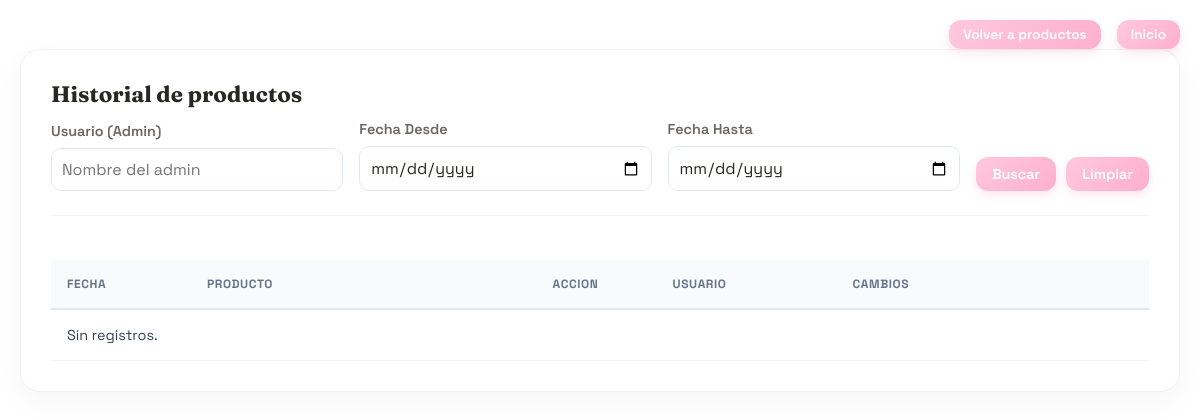
Before: /php/historial_productos.php (signed in) with the older database file.
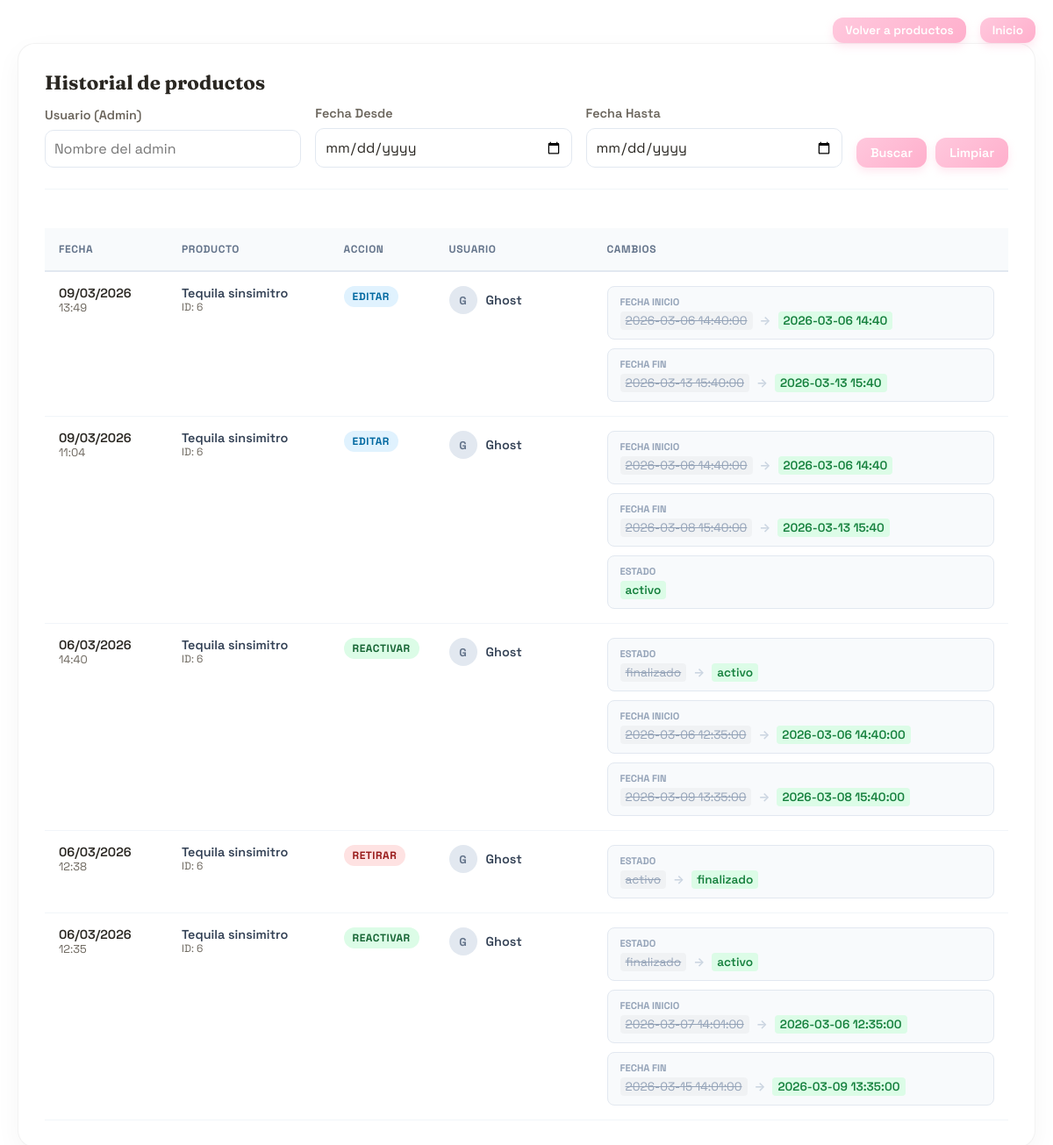
After: the same page with the newer database file.
### tables this page shows
CREATE TABLE `historial_productos` (
  `id` int(11) NOT NULL,
  `producto_id` int(11) NOT NULL,
  `producto_nombre` varchar(255) DEFAULT NULL,
  `accion` varchar(30) NOT NULL,
  `usuario_id` int(11) DEFAULT NULL,
  `usuario_nombre` varchar(100) DEFAULT NULL,
  `cambios` longtext DEFAULT NULL,
  `ip` varchar(45) DEFAULT NULL,
  `created_at` timestamp NOT NULL DEFAULT current_timestamp()
);

### php/historial_productos.php (the view, shortened to what the changed rows need)
<?php
require_once __DIR__ . "/../config/db.php";
$historial = [];
$sql = "SELECT id, producto_id, producto_nombre, accion, usuario_id, usuario_nombre, cambios, created_at FROM historial_productos";
$sql .= " ORDER BY created_at DESC LIMIT 200";
$stmt = $mysqli->prepare($sql);
if ($stmt) {
    $stmt->execute();
    $result = $stmt->get_result();
    if ($result) {
        while ($row = $result->fetch_assoc()) {
            $historial[] = $row;
        }
    }
}
function display_value($value)
{
    return (string) $value;
}
?>
<!DOCTYPE html>
<html lang="es">
<head>
    <link href="../css/style.css" rel="stylesheet" />
</head>
<body class="auth-page">
    <main class="history-container">
        <section class="history-card">
            <div class="section-header">
                <h2 class="section-title">Historial de productos</h2>
            </div>
            <div class="table-wrap">
                <table class="history-table">
                    <thead>
                        <tr>
                            <th class="col-date">Fecha</th>
                            <th class="col-product">Producto</th>
                            <th class="col-action">Accion</th>
                            <th class="col-user">Usuario</th>
                            <th>Cambios</th>
                        </tr>
                    </thead>
                    <tbody>
                        <?php if (count($historial) === 0) { ?>
                            <tr>
                                <td colspan="5">Sin registros.</td>
                            </tr>
                        <?php } else { ?>
                            <?php foreach ($historial as $row) { ?>
                                <?php
                                    $cambios = $row["cambios"] ? json_decode($row["cambios"], true) : null;
                                    $changeList = $cambios["changes"] ?? [];
                                    $accion = strtolower($row["accion"] ?? "");
                                    $badgeClass = "badge-default";
                                    if (in_array($accion, ['crear', 'reactivar', 'reanudar'])) $badgeClass = "badge-success";
                                    elseif ($accion === 'editar') $badgeClass = "badge-info";
                                    elseif (in_array($accion, ['eliminar', 'retirar'])) $badgeClass = "badge-danger";
                                    elseif ($accion === 'pausar') $badgeClass = "badge-warning";
                                ?>
                                <tr>
                                    <td data-label="Fecha" class="col-date">
                                        <div class="date-cell">
                                            <span class="date"><?php echo date("d/m/Y", strtotime($row["created_at"])); ?></span>
                                            <span class="time"><?php echo date("H:i", strtotime($row["created_at"])); ?></span>
                                        </div>
                                    </td>
                                    <td data-label="Producto" class="col-product">
                                        <div class="product-cell">
                                            <strong class="product-name"><?php echo htmlspecialchars($row["producto_nombre"] ?? ""); ?></strong>
                                            <span class="product-id">ID: <?php echo (int) $row["producto_id"]; ?></span>
                                        </div>
                                    </td>
                                    <td data-label="Accion" class="col-action"><span class="status-badge <?php echo $badgeClass; ?>"><?php echo ucfirst($accion); ?></span></td>
                                    <td data-label="Usuario" class="col-user">
                                        <div class="user-cell">
                                            <div class="user-avatar"><?php echo strtoupper(substr($row["usuario_nombre"] ?? "S", 0, 1)); ?></div>
                                            <span><?php echo htmlspecialchars($row["usuario_nombre"] ?? "Sistema"); ?></span>
                                        </div>
                                    </td>
                                    <td data-label="Cambios" class="changes-col">
                                        <?php if (empty($changeList)) { ?>
                                            <span class="no-changes">Sin detalles</span>
                                        <?php } else { ?>
                                            <div class="changes-list">
                                                <?php foreach ($changeList as $field => $pair) { ?>
                                                    <?php
                                                        $before = $pair["before"] ?? null;
                                                        $after = $pair["after"] ?? null;
                                                        $fieldLabel = ucfirst(str_replace('_', ' ', $field));
                                                    ?>
                                                    <div class="change-item">
                                                        <span class="change-label"><?php echo htmlspecialchars($fieldLabel); ?></span>
                                                        <div class="change-diff">
                                                            <?php if ($before !== null && $before !== "") { ?>
                                                                <span class="val-old"><?php echo htmlspecialchars(display_value($before)); ?></span>
                                                                <span class="arrow">&rarr;</span>
                                                            <?php } ?>
                                                            <span class="val-new"><?php echo htmlspecialchars(display_value($after)); ?></span>
                                                        </div>
                                                    </div>
                                                <?php } ?>
                                            </div>
                                        <?php } ?>
                                    </td>
                                </tr>
                            <?php } ?>
                        <?php } ?>
                    </tbody>
                </table>
            </div>
        </section>
    </main>
</body>
</html>

Changed rows visible on the page:
added historial_productos: created_at "09/03/2026", created_at "13:49", producto_nombre "Tequila sinsimitro", producto "6", accion "EDITAR", usuario_nombre "G", usuario_nombre "Ghost", fieldLabel "FECHA INICIO", before "2026-03-06 14:40:00", after "2026-03-06 14:40", fieldLabel "FECHA FIN", before "2026-03-13 15:40:00", after "2026-03-13 15:40"
added historial_productos: created_at "09/03/2026", created_at "11:04", producto_nombre "Tequila sinsimitro", producto "6", accion "EDITAR", usuario_nombre "G", usuario_nombre "Ghost", fieldLabel "FECHA INICIO", before "2026-03-06 14:40:00", after "2026-03-06 14:40", fieldLabel "FECHA FIN", before "2026-03-08 15:40:00", after "2026-03-13 15:40", fieldLabel "ESTADO", after "activo"
added historial_productos: created_at "06/03/2026", created_at "14:40", producto_nombre "Tequila sinsimitro", producto "6", accion "REACTIVAR", usuario_nombre "G", usuario_nombre "Ghost", fieldLabel "ESTADO", before "finalizado", after "activo", fieldLabel "FECHA INICIO", before "2026-03-06 12:35:00", after "2026-03-06 14:40:00", fieldLabel "FECHA FIN", before "2026-03-09 13:35:00", after "2026-03-08 15:40:00"
added historial_productos: created_at "06/03/2026", created_at "12:38", producto_nombre "Tequila sinsimitro", producto "6", accion "RETIRAR", usuario_nombre "G", usuario_nombre "Ghost", fieldLabel "ESTADO", before "activo", after "finalizado"
added historial_productos: created_at "06/03/2026", created_at "12:35", producto_nombre "Tequila sinsimitro", producto "6", accion "REACTIVAR", usuario_nombre "G", usuario_nombre "Ghost", fieldLabel "ESTADO", before "finalizado", after "activo", fieldLabel "FECHA INICIO", before "2026-03-07 14:01:00", after "2026-03-06 12:35:00", fieldLabel "FECHA FIN", before "2026-03-15 14:01:00", after "2026-03-09 13:35:00"
Other visible differences:
text no longer shown: "Sin registros."
